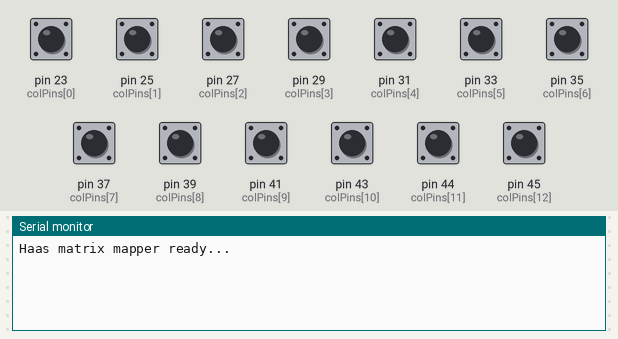
A sketch run on a simulated Arduino Mega 2560, built with avr-gcc and run on an emulated ATmega2560. Parts: the last lines printed to the serial monitor. The test bench sets the inputs (shaded band); at power-on: pin 23 (colPins[0]), pin 25 (colPins[1]), pin 27 (colPins[2]), pin 29 (colPins[3]), pin 31 (colPins[4]), pin 33 (colPins[5]), pin 35 (colPins[6]), pin 37 (colPins[7]), pin 39 (colPins[8]), pin 41 (colPins[9]), pin 43 (colPins[10]), pin 44 (colPins[11]), pin 45 (colPins[12]) HIGH.

Above: at 1.2 s.
1.3 s: pin 23 (colPins[0]) pulled LOW for 0.15 s
At 2.1 s:
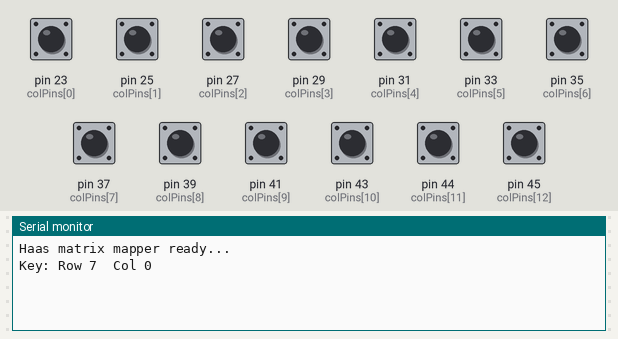
2.9 s: pin 25 (colPins[1]) pulled LOW for 0.15 s
At 3.3 s:
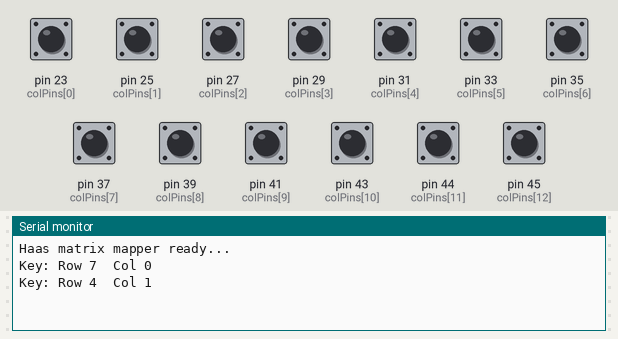
4.5 s: pin 27 (colPins[2]) pulled LOW for 0.15 s
At 5.7 s:
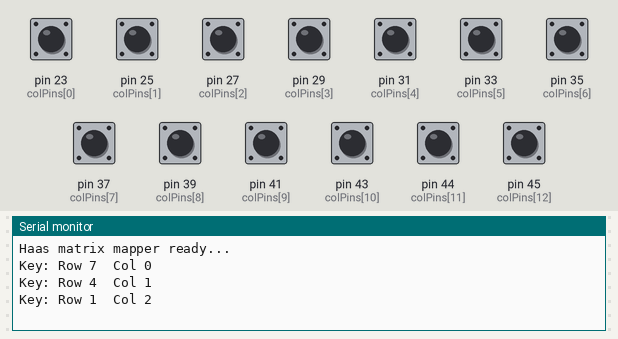
6.1 s: pin 29 (colPins[3]) pulled LOW for 0.15 s
At 7.0 s:
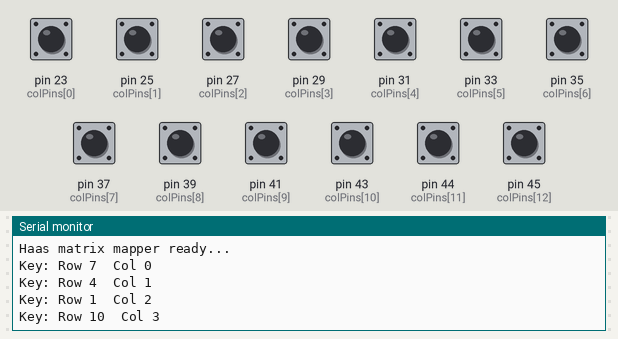
7.7 s: pin 31 (colPins[4]) pulled LOW for 0.15 s
At 8.2 s:
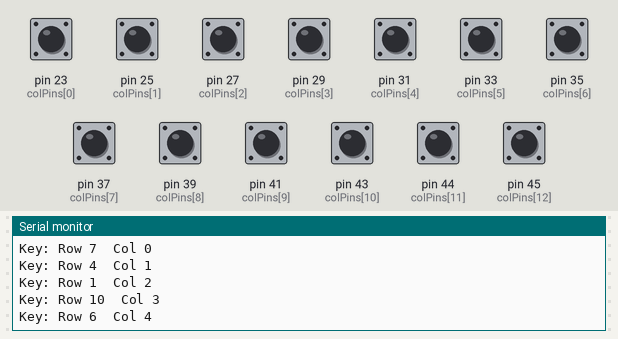
9.3 s: pin 33 (colPins[5]) pulled LOW for 0.15 s
At 10.6 s:
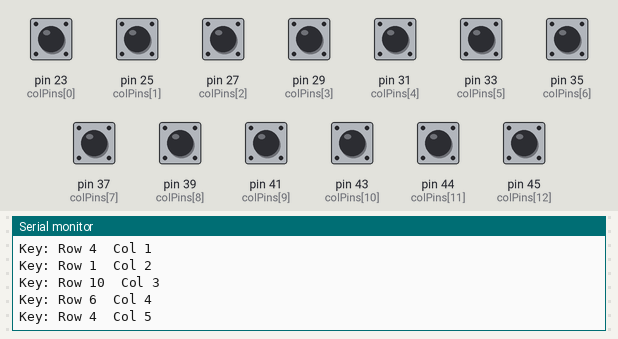
Timing chart, 0 to 11.9 s (numbered marks = the images above; inputs shaded):
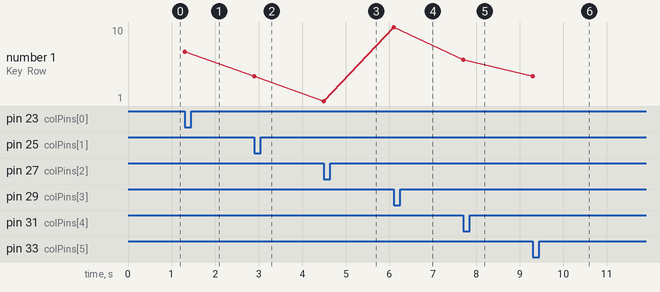

The sketch:

matrixtest.ino
```cpp
// Haas Panel Matrix Mapper - 11x13 version for Mega
// Rows = even pins 22-42 (11 total)
// Columns = odd pins 23-45 plus 44 (13 total)

const byte rowPins[11] = {22,24,26,28,30,32,34,36,38,40,42};
const byte colPins[13] = {23,25,27,29,31,33,35,37,39,41,43,44,45};

void setup() {
  Serial.begin(115200);
  Serial.println("Haas matrix mapper ready...");

  // setup rows
  for (byte r = 0; r < 11; r++) {     // ✅ match array length
    pinMode(rowPins[r], OUTPUT);
    digitalWrite(rowPins[r], HIGH);
  }

  // setup columns
  for (byte c = 0; c < 13; c++) {     // ✅ match array length
    pinMode(colPins[c], INPUT_PULLUP);
  }
}

void loop() {
  for (byte r = 0; r < 11; r++) {     // ✅ match array length
    digitalWrite(rowPins[r], LOW);
    for (byte c = 0; c < 13; c++) {   // ✅ match array length
      if (digitalRead(colPins[c]) == LOW) {
        Serial.print("Key: Row ");
        Serial.print(r);
        Serial.print("  Col ");
        Serial.println(c);
        delay(200);
        while (digitalRead(colPins[c]) == LOW); // wait for release
      }
    }
    digitalWrite(rowPins[r], HIGH);
  }
}
```

Measured:
- after the input at 1.3 s, the serial monitor: prints a new line at once (image 1)
- after the input at 2.9 s, the serial monitor: prints a new line at once (image 2)
- after the input at 4.5 s, the serial monitor: prints a new line at once (image 3)
- after the input at 6.1 s, the serial monitor: prints a new line at once (image 4)
- after the input at 7.7 s, the serial monitor: prints a new line at once (image 5)
- after the input at 9.3 s, the serial monitor: prints a new line at once (image 6)
- plotted number 1: 7 → 4 after the input at 2.9 s, 1 → 10 after the input at 6.1 s, 10 → 6 after the input at 7.7 s
